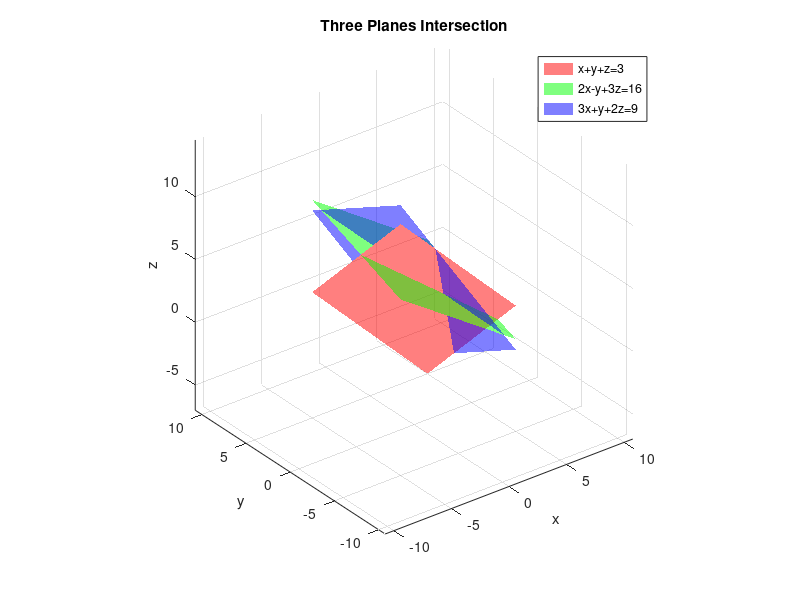

Recreate this plot in MATLAB.
% Define grid
[x, y] = meshgrid(-5:0.5:5, -5:0.5:5);

% Calculate z for each plane
z1 = 3 - x - y;                    % x + y + z = 3
z2 = (16 - 2*x + y) / 3;          % 2x - y + 3z = 16
z3 = (9 - 3*x - y) / 2;           % 3x + y + 2z = 9

% Plot
figure;
hold on;
surf(x, y, z1, 'FaceAlpha', 0.5, 'EdgeColor', 'none', 'FaceColor', 'r');
surf(x, y, z2, 'FaceAlpha', 0.5, 'EdgeColor', 'none', 'FaceColor', 'g');
surf(x, y, z3, 'FaceAlpha', 0.5, 'EdgeColor', 'none', 'FaceColor', 'b');

% Formatting
xlabel('x');
ylabel('y');
zlabel('z');
title('Three Planes Intersection');
legend('x+y+z=3', '2x-y+3z=16', '3x+y+2z=9');
grid on;
view(3);
axis equal;
hold off;